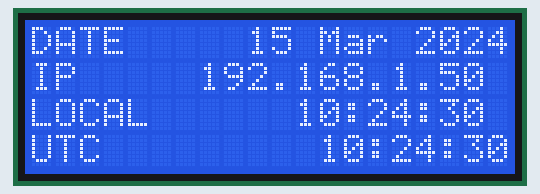
Simulated run of this program. Board: Raspberry Pi (BCM pin numbers). Parts: 20×4 character LCD. The clock reads 2024-03-15 10:24:30 at power-on unless the program sets it; system figures (address, load, memory, disk, uptime) are fixed made-up values.

Above: at 0.5 s.
At 3.3 s:
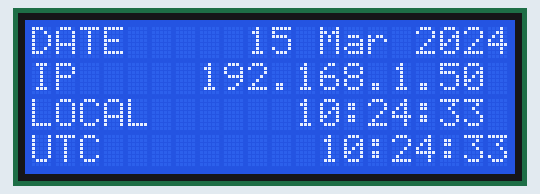
At 7.3 s:
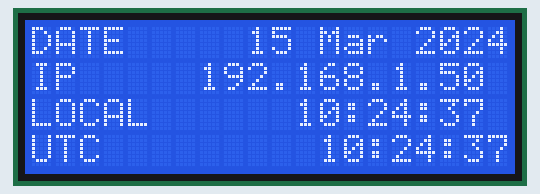
At 17.4 s:
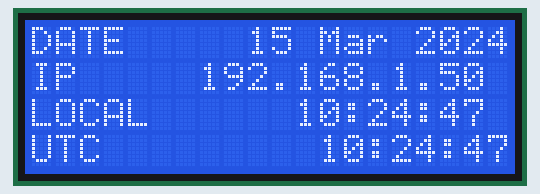
At 25.3 s:
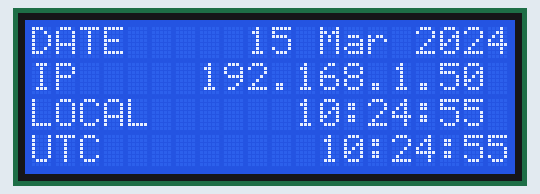
At 38.3 s:
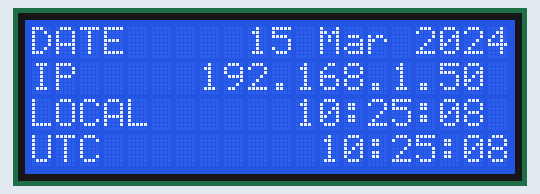

The program:

2004_I2C.py
```python
#####################################################################################
# The display 2004 works on the I2C bus, it has the address 3f.                     #
# The following pins are involved - 2(VCC), 6(GND), 3(SDA), 5(SCL)                  #
# The device address can be viewed by executing the command "sudo i2cdetect-y 2"    #
# on the display you will see your current time, UTC time, date and your IP address #
# Autor - Pavel (Pavelectric) pavelectric@mail.ru                                   #
#####################################################################################

import smbus
import time
from time import strftime, gmtime, sleep
import os

f = os.popen('hostname -I')     # executing a command from bash
your_ip = f.read()             # read IP adress

# Define some device parameters
I2C_ADDR  = 0x3f # I2C device address
LCD_WIDTH = 20   # Maximum characters per line

# Define some device constants
LCD_CHR = 1 # Mode - Sending data
LCD_CMD = 0 # Mode - Sending command

LCD_LINE_1 = 0x80 # LCD RAM address for the 1st line
LCD_LINE_2 = 0xC0 # LCD RAM address for the 2nd line
LCD_LINE_3 = 0x94 # LCD RAM address for the 3rd line
LCD_LINE_4 = 0xD4 # LCD RAM address for the 4th line


LCD_BACKLIGHT  = 0x08  # On
#LCD_BACKLIGHT = 0x00  # Off

ENABLE = 0b00000100 # Enable bit

# Timing constants
E_PULSE = 0.0005
E_DELAY = 0.0005

#Open I2C interface
#bus = smbus.SMBus(1)  # For SDA1
bus = smbus.SMBus(2) # For SDA2

def lcd_init():
  # Initialise display
  lcd_byte(0x33,LCD_CMD) # 110011 Initialise
  lcd_byte(0x32,LCD_CMD) # 110010 Initialise
  lcd_byte(0x06,LCD_CMD) # 000110 Cursor move direction
  lcd_byte(0x0C,LCD_CMD) # 001100 Display On,Cursor Off, Blink Off
  lcd_byte(0x28,LCD_CMD) # 101000 Data length, number of lines, font size
  lcd_byte(0x01,LCD_CMD) # 000001 Clear display
  time.sleep(E_DELAY)

def lcd_byte(bits, mode):
  # Send byte to data pins
  # bits = the data
  # mode = 1 for data
  #        0 for command

  bits_high = mode | (bits & 0xF0) | LCD_BACKLIGHT
  bits_low = mode | ((bits<<4) & 0xF0) | LCD_BACKLIGHT

  # High bits
  bus.write_byte(I2C_ADDR, bits_high)
  lcd_toggle_enable(bits_high)

  # Low bits
  bus.write_byte(I2C_ADDR, bits_low)
  lcd_toggle_enable(bits_low)

def lcd_toggle_enable(bits):
  # Toggle enable
  time.sleep(E_DELAY)
  bus.write_byte(I2C_ADDR, (bits | ENABLE))
  time.sleep(E_PULSE)
  bus.write_byte(I2C_ADDR,(bits & ~ENABLE))
  time.sleep(E_DELAY)

def lcd_string(message,line):
  # Send string to display

  message = message.ljust(LCD_WIDTH," ")

  lcd_byte(line, LCD_CMD)

  for i in range(LCD_WIDTH):
    lcd_byte(ord(message[i]),LCD_CHR)

def main():
  # Main program block

  # Initialise display
  lcd_init()

  while True:

    # Send some test
    lcd_string(strftime('DATE     ''%d %b %Y'),LCD_LINE_1)
    lcd_string("IP     "+your_ip[0:-1],LCD_LINE_2)
    lcd_string(strftime('LOCAL      ''%H:%M:%S'),LCD_LINE_3)
    lcd_string(strftime('UTC         ''%H:%M:%S', gmtime()),LCD_LINE_4)

    time.sleep(0)

if __name__ == '__main__':

  try:
    main()
  except KeyboardInterrupt:
    pass
  finally:
    lcd_byte(0x01, LCD_CMD)
```

Measured:
- what the display in image 0 shows lasts 0.7 s, from 0.4 s to 1.1 s
- what the display in image 1 shows lasts 1.0 s, from 3.3 s to 4.3 s
